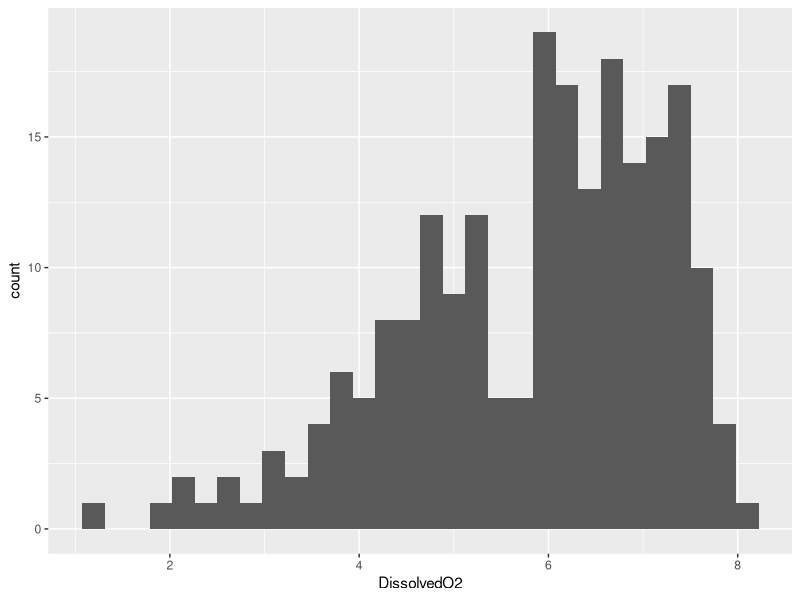
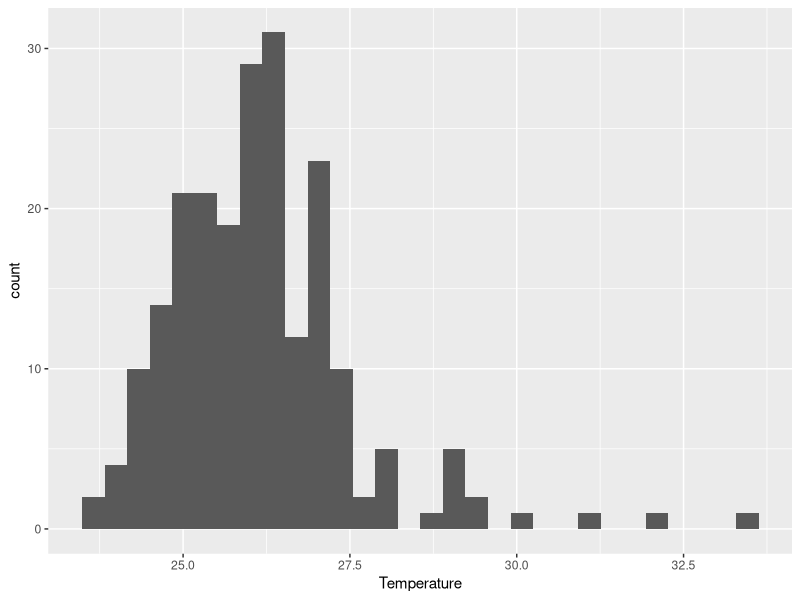

The R script that drew these images, in order: (Note: this script raises an error after producing the figures.)
## ---- chunk 1
rm(list = ls())
library(here)
library(tidyverse)
library(ggfortify)
## ---- chunk 2
Bacteria_Data <- read.csv(here("Data", "AS-Raw-Data-Indicator-bacteria-project.csv"), stringsAsFactors=TRUE)
## ---- chunk 3
levels(Bacteria_Data$Land_Use)
## ---- chunk 4
glimpse(Bacteria_Data)

summary(Bacteria_Data)
## ---- chunk 5
Bacteria_Data <- na.omit(Bacteria_Data)
## ---- chunk 6
ggplot(Bacteria_Data, aes(x=DissolvedO2)) +
  geom_histogram()

ggplot(Bacteria_Data, aes(x=Temperature)) +
  geom_histogram()

## ---- chunk 7
ggplot(Bacteria_Data1, aes(x=Temperature, y=DissolvedO2)) +
  geom_point()
## ---- chunk 8
Cattle <- Bacteria_Data %>% filter(Land_Use == "Cattle_Pasture")

Mature <- Bacteria_Data %>% filter(Land_Use == "Mature_Forest")

Secondary <- Bacteria_Data %>% filter(Land_Use == "Secondary_Forest")

Silvopasture <- Bacteria_Data %>% filter(Land_Use == "Silvopasture")
## ---- chunk 9
ggplot(Bacteria_Data, aes(x=pH)) +
  geom_histogram()

ggplot(Cattle, aes(x=pH))+
  geom_histogram() +
  xlab("Cattle Pasture pH")

ggplot(Secondary, aes(x=pH))+
  geom_histogram() +
  xlab("Secondary Forest pH")

ggplot(Mature, aes(x=pH))+
  geom_histogram() +
  xlab("Mature Forest pH")

ggplot(Silvopasture, aes(x=pH))+
  geom_histogram() +
  xlab("Silvopasture pH")
## ---- chunk 10
ggplot(Bacteria_Data, aes(x = Land_Use, y = pH, fill=Land_Use)) + 
  geom_boxplot() 
## ---- chunk 11
ggplot(Cattle, aes(x=Coliform_MPN))+
  geom_histogram() +
  xlab("Cattle Pasture Coliform (MPN)")

ggplot(Secondary, aes(x=Coliform_MPN))+
  geom_histogram() +
  xlab("Secondary Forest Coliform (MPN)")

ggplot(Mature, aes(x=Coliform_MPN))+
  geom_histogram() +
  xlab("Mature Forest Coliform (MPN)")

ggplot(Silvopasture, aes(x=Coliform_MPN))+
  geom_histogram() +
  xlab("Silvopasture Coliform (MPN)")
## ---- chunk 12
ggplot(Bacteria_Data, aes(x = Land_Use, y = Coliform_MPN, fill=Land_Use)) + 
  geom_boxplot() 
